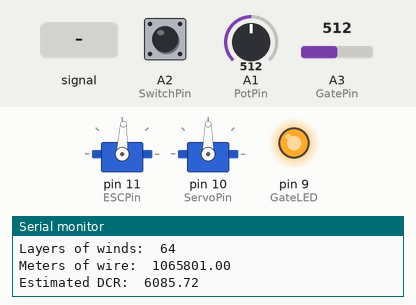
Recording of a sketch running on a simulated Arduino Uno, built with avr-gcc and run on an emulated ATmega328P. On the bench: 2 × servo, output pins drawn as LEDs (lit = HIGH), the last lines printed to the serial monitor. Inputs (shaded band) come from the test bench; at power-on: A1 (PotPin) = 512, A3 (GatePin) = 512, A2 (SwitchPin) HIGH. Random numbers use the default seed unless the sketch sets one.

Above: at 1.4 s.
1.5 s: A3 (GatePin) fed a 200 Hz sine of ±460 counts around its level
4.5 s: A1 (PotPin) set to 1023
At 4.79 s:
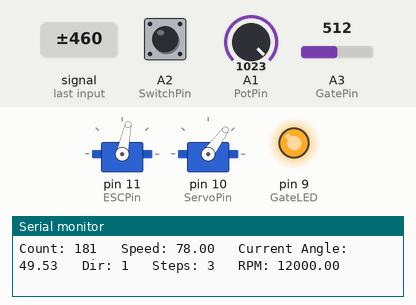
7.5 s: A3 (GatePin) set to 610
9.0 s: A2 (SwitchPin) pulled LOW for 0.15 s
At 10.3 s:
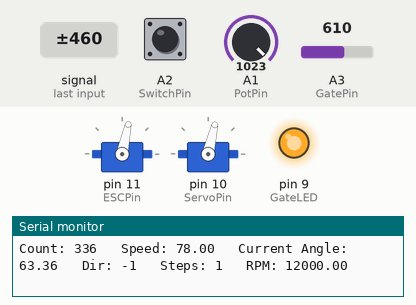
10.6 s: A2 (SwitchPin) pulled LOW for 3.2 s
At 10.9 s:
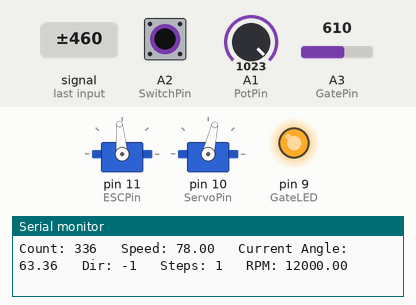
15.3 s: A1 (PotPin) set to 0
At 15.6 s:
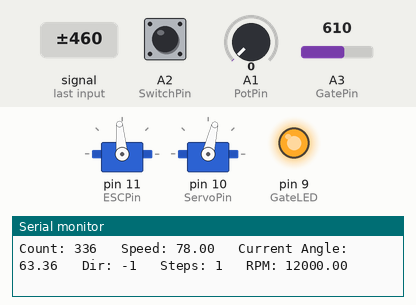
Timing chart, 0 to 17.8 s (numbered marks = the images above; inputs shaded):
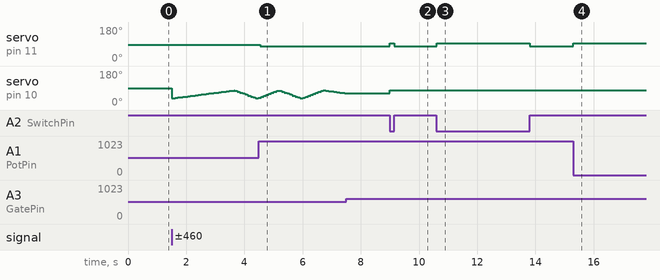

The sketch:

WinderCodeRC_OLED.ino
```cpp
#include <Servo.h>
#define GatePin A3
#define GateLED 9
#define GateLEDPwr 255
#define GateMin 600
#define GateMax 800
#define PotPin A1
#define SwitchPin A2
#define ESCPin 11
#define ServoPin 10
#define CWMaxSpeed 78
#define CCWMaxSpeed 112
#define Stop 95
#define Spool  10
Servo ESC;
Servo servo;

//ccw vs cw.  6000 = 7.7k DCR, CW. 4.6 CCW 6000 vs 8000 makes same coil size

// ----------------------- Servo Parameters----------------------
int wind_count = 8000;
float arm_length = 13;//arm length from servo center in mm.  19 standard
int underwind = 0; //% underwind  set overwind to 0
int overwind = 0; //% overwind, set underwind to 0
int spin_dir = 1; // set to -1 for Counter Clockwise, and 1 for Clockwise.
float faceplateOffset = 0; // distance off of the faceplate to the inside of the bobbin, good for thicker flatwork.
float error_margin = 5; // Percent of bobbin width to remove for accident prevention.

//-------------------------- Bobbin Parameters-----------------------
float bobbin_width = 10; //Width in Millimeters gap between two faces for winds.
float bobbin_length = 57; // Length of bobbin in mm. just for estimating wire usage.
float bobbin_height = 5; // Width across bobbin in mm. just for esitmating wire usage,

//------------------- Extra parameters---------------

int scatterwind = 4; // Set to 1 for random per Layer, 2 for Pattern per step,.
bool HandWind = false; // Shuts down the servo, for hand winding.  recode for manual servo sweep maybe?

int servoZeroInt = 35; // used to set the minimum point for the servo arm, closest to the plate.
float wire_gauge = .0030; //Wire gauge 0.0030 for heavy  0.0025 standard
float wire_unit = 25.4;  //(set to 25.4 for inches, 1 for mm)
int ScatterMin = 1; // scatterwind steps. for the randomizer,
int ScatterMax = 10;
int ScatterPattern [] = {1,3,7,3,2,1,5,2,1,2};
int Patternlength = 10;
int patternplace = 1;
//---------- Basic setup parameters. Adjustment not required--------
int dir = 1;
int steps = 1;
float deg = 180/3.14;
int rev_mult = 1;
int GateRead = 0;
float Speed = 500;
int count = 0;
int Gateflag = 1;
int PotVal = 0;
int PotValPast = 0;
float RPMpast = 0;
float RPM = 0;
float Dif = 0;
bool Go = true;
int motor_steps = 1;
float DCR_42 = 5.71; // Ohms/m
//  ----------- Startup Calculations -------------------------------
int decrement = 0;
float calculated_width = bobbin_width*(1-error_margin/100);
float sweep = deg*(2*asin(calculated_width/(2*arm_length)));
float servoZero = servoZeroInt+deg*(2*asin(faceplateOffset/(2*arm_length)));
float angle = servoZero + sweep;
float current_angle=servoZero;
int winds = wind_count*(1-underwind/100+overwind/100);
int total_steps = winds*motor_steps;
float wire_dia = wire_gauge*wire_unit;
int layer_winds = calculated_width/wire_dia;
float angle_seg = sweep/layer_winds;
int rev_count = 0;
int pos = 0;
int sysrevs = 1;
float DCR = DCR_42;
//----------------------- Functions ---------------------------------------
void Status(){
Serial.print("Count: ");
Serial.print(rev_count);
Serial.print("   Speed: ");
Serial.print(Speed);

Serial.print("   Current Angle: ");
Serial.print(current_angle);

Serial.print("   Dir: ");
Serial.print(dir);
Serial.print("   Steps: ");
Serial.print(steps);
Serial.print("   RPM: ");
Serial.println(RPM);
}

void StatusV2(){

if(sysrevs <= rev_count){
  sysrevs = rev_count + 5;
  Status();
}
}


void RangeTest(){
bool active = digitalRead(SwitchPin);
if(active == false){
  PotVal = analogRead(PotPin);

  float range = map(PotVal,0,1023,servoZero,angle);
    if(PotValPast!=range){
    //Serial.print(range);
    //Serial.print("--");
  }
  PotValPast=range;
  servo.write(range);
}}

void ServoControl(){
    current_angle = ServoDir(current_angle,dir,steps);
  servo.write(current_angle);
if(scatterwind == 1){
   steps = random(ScatterMin,ScatterMax);}
if(scatterwind == 3){
  steps = ScatterPattern[patternplace - 1];
  patternplace +=1;
  if(patternplace >= Patternlength){
    patternplace = 1;
  }
}
}
void GateCount(){
GateRead = analogRead(GatePin);
//Serial.println(GateRead);
if(GateRead >= GateMax && Gateflag == 0){
  rev_count = rev_count + 1;
  Gateflag = 1;
  Dif = (millis()-RPMpast)/(1000);
  RPM = 60/(Dif);
  RPMpast = millis();
  //Status();
  ServoControl();

  }

if(GateRead <= GateMin && Gateflag == 1){
Gateflag = 0;
}}

void SpeedControl(){
  PotVal = analogRead(PotPin);
if(spin_dir == 1 && Go == true){
  Speed = map(PotVal,0,1023,Stop,CWMaxSpeed);}
if(spin_dir == -1 && Go == true){
  Speed = map(PotVal,0,1023,Stop,CCWMaxSpeed);}
if(Go == false){
    Speed = Stop;
  }
  ESC.write(Speed);

}


int Flip(float in_angle){
        if(in_angle >= angle){
        dir = dir * -1;
        if(scatterwind == 2){
          steps = random(ScatterMin,ScatterMax);}
        if(scatterwind == 4){
  steps = ScatterPattern[patternplace - 1];
  patternplace +=1;
  if(patternplace >= Patternlength){
    patternplace = 1;
  }
}

}
      if(in_angle <= servoZero){
        dir = dir * -1;
       }
        return dir;

}

float ServoDir(float current_angle, int dir, int steps){
  float angle_div = steps*angle_seg*rev_mult;
  float out_angle = current_angle + angle_div * dir;

      if(out_angle >= angle){
        out_angle = angle;
        dir = dir * -1;}
      if(out_angle <= servoZero){
        out_angle = servoZero;
        dir = dir * -1;
      }

  return out_angle;
}

void Calculate_len(){
  int layers = winds / layer_winds;
  float wire_len = 0;

  for (int x = 0; x <= layers ; x+=1){
    float height = wire_dia*x;
    float wind_len = (((bobbin_length-bobbin_height)+height)*2+((bobbin_height+height)*3.14));
    float one_layer = layer_winds*wind_len;
    wire_len+=one_layer;
  }
  float full_len=wire_len;
  float DC = DCR*full_len/1000;
  Serial.print("Winds per layer:  ");
  Serial.println(layer_winds);
  Serial.print("Layers of winds:  ");
  Serial.println(layers);
  Serial.print("Meters of wire:  ");
  Serial.println(full_len);
  Serial.print("Estimated DCR:  ");
  Serial.println(DC);
}


// --------------------Startup code--------------------
void setup()
{
   Serial.begin(9600);           // set up Serial library at 9600 bps
   Serial.println("------ initializing ------");
   Serial.print("Desired Winds:  ");
   Serial.println(wind_count);
   Serial.print("Bobbin Width in mm:  ");
   Serial.println(bobbin_width);
      Serial.print("Wind Width in mm:  ");
   Serial.println(calculated_width);
   Serial.print("Servo Angle: ");
   Serial.println(sweep);
      Serial.print("Servo step: ");
   Serial.println(angle_seg);
//      Serial.print("Layer Winds: ");
//   Serial.println(layer_winds);
      Serial.print("Wire Diameter mm: ");
   Serial.println(wire_dia);
   Serial.print("Left Zero: ");
   Serial.print(servoZero);
   Serial.print("   Right limit Zero: ");
   Serial.println(angle);
      Serial.println("----- Estimated Parameters-----");
   Calculate_len();

 analogWrite(GateLED,GateLEDPwr);
 ESC.attach(ESCPin);
 servo.attach(ServoPin);
}

//--------------------- Main code -------------------------------
void loop(){
GateCount();
SpeedControl();
RangeTest();
StatusV2();

if (rev_count < winds){
if(rev_count < winds-Spool){
  Go = digitalRead(SwitchPin);}

if(Go == true && HandWind == false){
//current_angle = ServoDir(current_angle,dir,steps);
dir = Flip(current_angle);


}}

if(rev_count >= winds-Spool){
Go = false;
}
if(rev_count >= winds){
    Serial.println("Winding Finished");
    Serial.println(rev_count);
    Calculate_len();
    delay(1000);
    exit(0);}
    }
```

Measured:
- after the input at 4.5 s, servo on pin 11 (ESCPin): 87° → 78° after 0.05 s
- after the input at 7.5 s, every drawn part: stays the same
- after the input at 9.0 s, servo on pin 11 (ESCPin): 78° → 95° at once, → 78° 0.15 s later; servo on pin 10 (ServoPin): 63° → 77° at once
- after the input at 10.6 s, servo on pin 11 (ESCPin): 78° → 95° at once, → 78° 3.2 s later
- after the input at 15.3 s, servo on pin 11 (ESCPin): 78° → 95° at once
